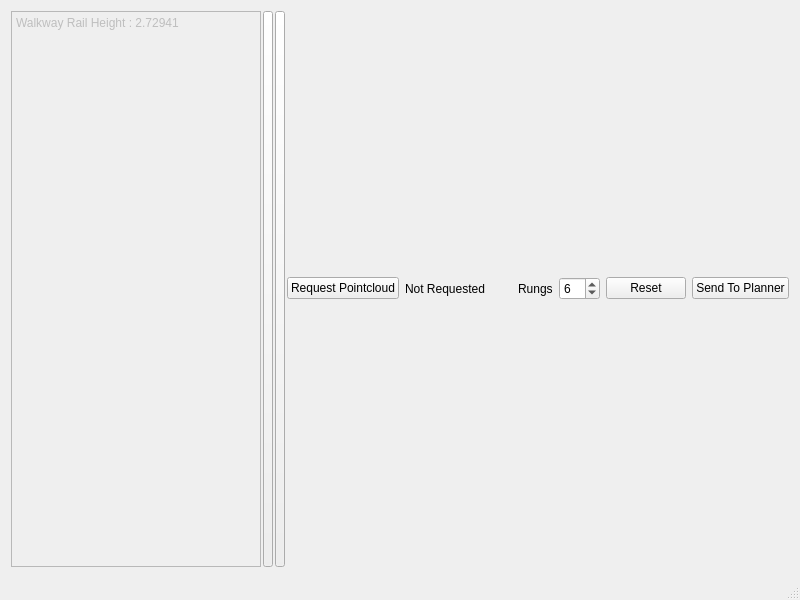
<?xml version="1.0" encoding="UTF-8"?>
<ui version="4.0">
 <class>fitterinterface</class>
 <widget class="QMainWindow" name="fitterinterface">
  <property name="geometry">
   <rect>
    <x>0</x>
    <y>0</y>
    <width>800</width>
    <height>600</height>
   </rect>
  </property>
  <property name="sizePolicy">
   <sizepolicy hsizetype="Ignored" vsizetype="Ignored">
    <horstretch>0</horstretch>
    <verstretch>0</verstretch>
   </sizepolicy>
  </property>
  <property name="minimumSize">
   <size>
    <width>800</width>
    <height>600</height>
   </size>
  </property>
  <property name="windowTitle">
   <string>Ladder Location</string>
  </property>
  <widget class="QWidget" name="centralWidget">
   <property name="sizePolicy">
    <sizepolicy hsizetype="Expanding" vsizetype="Expanding">
     <horstretch>0</horstretch>
     <verstretch>0</verstretch>
    </sizepolicy>
   </property>
   <property name="maximumSize">
    <size>
     <width>16777215</width>
     <height>16777215</height>
    </size>
   </property>
   <layout class="QGridLayout" name="gridLayout_2">
    <property name="spacing">
     <number>2</number>
    </property>
    <item row="0" column="1">
     <widget class="QPushButton" name="btn_show">
      <property name="sizePolicy">
       <sizepolicy hsizetype="Fixed" vsizetype="Expanding">
        <horstretch>0</horstretch>
        <verstretch>0</verstretch>
       </sizepolicy>
      </property>
      <property name="maximumSize">
       <size>
        <width>10</width>
        <height>16777215</height>
       </size>
      </property>
      <property name="visible">
       <bool>false</bool>
      </property>
      <property name="text">
       <string/>
      </property>
     </widget>
    </item>
    <item row="0" column="0">
     <widget class="QPlainTextEdit" name="txt_parameters">
      <property name="enabled">
       <bool>false</bool>
      </property>
      <property name="sizePolicy">
       <sizepolicy hsizetype="Preferred" vsizetype="Expanding">
        <horstretch>0</horstretch>
        <verstretch>0</verstretch>
       </sizepolicy>
      </property>
      <property name="minimumSize">
       <size>
        <width>250</width>
        <height>0</height>
       </size>
      </property>
      <property name="autoFillBackground">
       <bool>false</bool>
      </property>
      <property name="styleSheet">
       <string notr="true">border-width : 0px;
background-color : none;</string>
      </property>
      <property name="plainText">
       <string>Walkway Rail Height : 2.72941</string>
      </property>
     </widget>
    </item>
    <item row="0" column="3">
     <layout class="QVBoxLayout" name="verticalLayout">
      <property name="spacing">
       <number>6</number>
      </property>
      <property name="sizeConstraint">
       <enum>QLayout::SetNoConstraint</enum>
      </property>
      <item>
       <layout class="QHBoxLayout" name="horizontalLayout">
        <property name="spacing">
         <number>6</number>
        </property>
        <property name="sizeConstraint">
         <enum>QLayout::SetNoConstraint</enum>
        </property>
        <item>
         <widget class="QPushButton" name="pushButton">
          <property name="text">
           <string>Request Pointcloud</string>
          </property>
         </widget>
        </item>
        <item>
         <widget class="QLabel" name="lbl_pcd_status">
          <property name="text">
           <string>Not Requested</string>
          </property>
         </widget>
        </item>
        <item>
         <spacer name="spacer1">
          <property name="orientation">
           <enum>Qt::Horizontal</enum>
          </property>
          <property name="sizeHint" stdset="0">
           <size>
            <width>40</width>
            <height>20</height>
           </size>
          </property>
         </spacer>
        </item>
        <item>
         <widget class="QLabel" name="lbl_rungs">
          <property name="text">
           <string>Rungs</string>
          </property>
         </widget>
        </item>
        <item>
         <widget class="QSpinBox" name="num_rungs">
          <property name="value">
           <number>6</number>
          </property>
         </widget>
        </item>
        <item>
         <widget class="QPushButton" name="btn_reset">
          <property name="text">
           <string>Reset</string>
          </property>
         </widget>
        </item>
        <item>
         <widget class="QPushButton" name="btn_export">
          <property name="text">
           <string>Send To Planner</string>
          </property>
         </widget>
        </item>
       </layout>
      </item>
     </layout>
    </item>
    <item row="0" column="2">
     <widget class="QPushButton" name="btn_hide">
      <property name="sizePolicy">
       <sizepolicy hsizetype="Fixed" vsizetype="Expanding">
        <horstretch>0</horstretch>
        <verstretch>0</verstretch>
       </sizepolicy>
      </property>
      <property name="maximumSize">
       <size>
        <width>10</width>
        <height>16777215</height>
       </size>
      </property>
      <property name="text">
       <string/>
      </property>
     </widget>
    </item>
   </layout>
  </widget>
  <widget class="QStatusBar" name="statusBar"/>
 </widget>
 <layoutdefault spacing="6" margin="11"/>
 <resources/>
 <connections>
  <connection>
   <sender>btn_show</sender>
   <signal>clicked()</signal>
   <receiver>txt_parameters</receiver>
   <slot>hide()</slot>
   <hints>
    <hint type="sourcelabel">
     <x>95</x>
     <y>230</y>
    </hint>
    <hint type="destinationlabel">
     <x>69</x>
     <y>231</y>
    </hint>
   </hints>
  </connection>
  <connection>
   <sender>btn_hide</sender>
   <signal>clicked()</signal>
   <receiver>txt_parameters</receiver>
   <slot>hide()</slot>
   <hints>
    <hint type="sourcelabel">
     <x>276</x>
     <y>84</y>
    </hint>
    <hint type="destinationlabel">
     <x>70</x>
     <y>64</y>
    </hint>
   </hints>
  </connection>
  <connection>
   <sender>btn_show</sender>
   <signal>clicked()</signal>
   <receiver>txt_parameters</receiver>
   <slot>show()</slot>
   <hints>
    <hint type="sourcelabel">
     <x>94</x>
     <y>133</y>
    </hint>
    <hint type="destinationlabel">
     <x>65</x>
     <y>132</y>
    </hint>
   </hints>
  </connection>
  <connection>
   <sender>btn_hide</sender>
   <signal>clicked()</signal>
   <receiver>btn_show</receiver>
   <slot>show()</slot>
   <hints>
    <hint type="sourcelabel">
     <x>276</x>
     <y>30</y>
    </hint>
    <hint type="destinationlabel">
     <x>91</x>
     <y>23</y>
    </hint>
   </hints>
  </connection>
  <connection>
   <sender>btn_show</sender>
   <signal>clicked()</signal>
   <receiver>btn_hide</receiver>
   <slot>show()</slot>
   <hints>
    <hint type="sourcelabel">
     <x>94</x>
     <y>269</y>
    </hint>
    <hint type="destinationlabel">
     <x>276</x>
     <y>275</y>
    </hint>
   </hints>
  </connection>
  <connection>
   <sender>btn_hide</sender>
   <signal>clicked()</signal>
   <receiver>btn_hide</receiver>
   <slot>hide()</slot>
   <hints>
    <hint type="sourcelabel">
     <x>276</x>
     <y>307</y>
    </hint>
    <hint type="destinationlabel">
     <x>276</x>
     <y>314</y>
    </hint>
   </hints>
  </connection>
  <connection>
   <sender>btn_show</sender>
   <signal>clicked()</signal>
   <receiver>btn_show</receiver>
   <slot>hide()</slot>
   <hints>
    <hint type="sourcelabel">
     <x>97</x>
     <y>372</y>
    </hint>
    <hint type="destinationlabel">
     <x>97</x>
     <y>391</y>
    </hint>
   </hints>
  </connection>
  <connection>
   <sender>btn_reset</sender>
   <signal>clicked()</signal>
   <receiver>fitterinterface</receiver>
   <slot>resetLadder()</slot>
   <hints>
    <hint type="sourcelabel">
     <x>551</x>
     <y>225</y>
    </hint>
    <hint type="destinationlabel">
     <x>523</x>
     <y>9</y>
    </hint>
   </hints>
  </connection>
  <connection>
   <sender>num_rungs</sender>
   <signal>valueChanged(int)</signal>
   <receiver>fitterinterface</receiver>
   <slot>changeNumRungs(int)</slot>
   <hints>
    <hint type="sourcelabel">
     <x>476</x>
     <y>231</y>
    </hint>
    <hint type="destinationlabel">
     <x>488</x>
     <y>22</y>
    </hint>
   </hints>
  </connection>
  <connection>
   <sender>btn_export</sender>
   <signal>clicked()</signal>
   <receiver>fitterinterface</receiver>
   <slot>toPlanner()</slot>
   <hints>
    <hint type="sourcelabel">
     <x>613</x>
     <y>232</y>
    </hint>
    <hint type="destinationlabel">
     <x>579</x>
     <y>54</y>
    </hint>
   </hints>
  </connection>
  <connection>
   <sender>pushButton</sender>
   <signal>clicked()</signal>
   <receiver>fitterinterface</receiver>
   <slot>requestPointCloud()</slot>
   <hints>
    <hint type="sourcelabel">
     <x>295</x>
     <y>227</y>
    </hint>
    <hint type="destinationlabel">
     <x>287</x>
     <y>7</y>
    </hint>
   </hints>
  </connection>
 </connections>
 <slots>
  <slot>resetLadder()</slot>
  <slot>changeNumRungs(int)</slot>
  <slot>toPlanner()</slot>
  <slot>requestPointCloud()</slot>
 </slots>
</ui>
